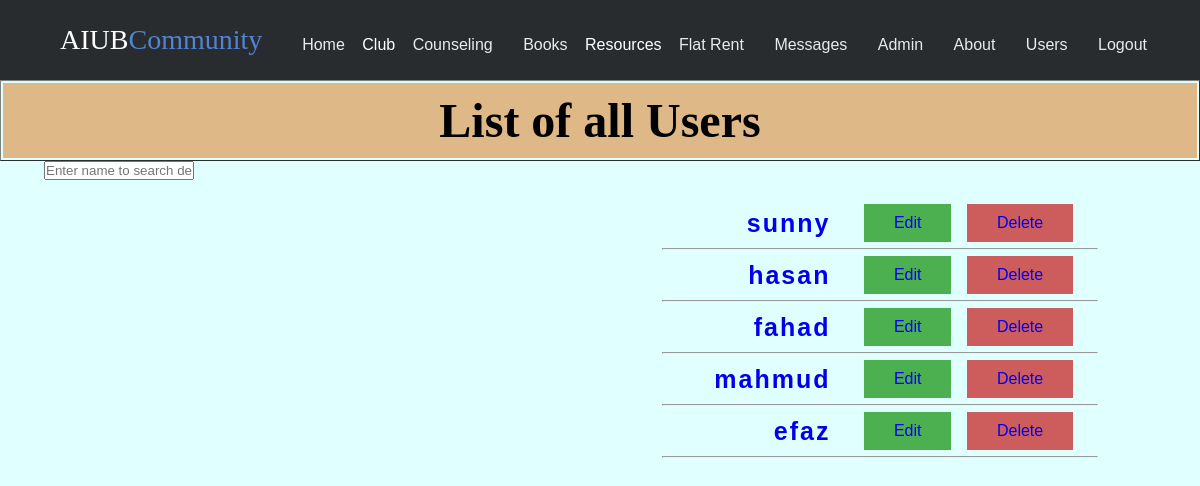
The page /App/Admin/users.php (signed in) on the database its author committed.
### tables this page shows
CREATE TABLE `registration` (
  `SL` int(255) NOT NULL,
  `Username` varchar(255) NOT NULL,
  `Name` varchar(255) NOT NULL,
  `ID` varchar(255) NOT NULL,
  `Email` varchar(255) NOT NULL,
  `Password` varchar(255) NOT NULL
);

### Library/db.php (called while the page is built)
<?php
$serverName="localhost";
$username="root";
$password="";
$databaseName="aiub community";
function executeNonQuery($query){
global $serverName,$username,$password,$databaseName;
$result=false;
$connection=mysqli_connect($serverName,$username,$password,$databaseName);
if($connection){
    $result=mysqli_query($connection,$query);
}
return $result;
}
function executeQuery($query){
    return executeNonQuery($query);
}
?>

### Data/user_data_access.php (called while the page is built, shortened)
<?php
include_once("../../Library/db.php");
function userNames()
{
$query="SELECT * FROM Registration;";
    $result=executeQuery($query);
    $userList=array();
    if($result){
       for ($i=0; $row =mysqli_fetch_assoc($result) ; $i++) {
           $userList[$i]=$row;
       }
    }
    return $userList;
}
?>

### Core/user_service.php (called while the page is built, shortened)
<?php
include_once("../../data/user_data_access.php");
function checkUserName()
{
    return userNames();
}
?>

### App/Admin/users.php (the view, shortened to what this page needs)
<?php
$uname=$_SESSION['name'];
include_once("../../core/user_service.php");
?>
<html>
<head>
  <link rel="stylesheet" href="../css/header-fixed.css">
  <link rel="stylesheet" href="../CSS/assets/css/footer.css">
</head>
<body bgcolor="LightCyan ">
  <header class="header-fixed">
    <div class="header-limiter">
      <h1 style="font-family: Snell Roundhand,cursive;"><a href="../Admin/adminhome.php" >AIUB<span>Community</span></a></h1>
      <nav>
        <a href="../Admin/adminhome.php">Home</a>
        <div class="dropdown">
          <label>Club</label>
        </div>
        <a href="../Counseling/Altruists.php">Counseling</a>
        <a href="../Book/booksnew.php">Books</a>
        <div class="dropdown">
          <label>Resources</label>
        </div>
        <a href="../Flat/flats.php">Flat Rent</a>
        <a href="../Messages/Messages.php">Messages</a>
        <a href="../Profile/Profile.php"><?=$uname?></a>
        <a href="../About/About.php">About</a>
        <?php
        if ($uname=="Admin") {
          echo "<a href=\"../Admin/users.php\">Users</a>";
        }
        ?>
        <a href="../Login/logout.php">Logout</a>
      </nav>
    </div>
  </header>
  <table align="center" border="1" width="100%" >
        <th align="center" colspan="3" style="padding-top: 10px; padding-bottom: 10px; background-color: BurlyWood;">
            <font size="8"> List of all Users</font>
        </th>
    </table>
    <form>
    <input type="text" id="searcBox" name="users" onkeyup="showUser(this.value)" placeholder="Enter name to search detailes.">
</form>
<br>
<table class="userTable">
        <?php
        $resultUsers= checkUserName();
        foreach ($resultUsers as $row)
        {
            $user=$row['Username'];
            if ($user==$uname) {
                continue;
            }
            echo "<tr align=\"center\">";
            echo "<td align=\"right\">";
            echo "<font size=\"6\" class=\"myfont\"><a style=\"text-decoration: none;\" href=\"../Messages/chatpage.php?reciever=$user\">$user</a></font>";
            echo "</td>";
            echo "<td align=\"center\">";
              echo "<button class=\"myButton\"><a  href='userEdit.php?Username=$user' style= \"text-decoration:none;\">Edit</a></button>";
              echo "</td>";
              echo "<td align=\"left\">";
              echo "<button class=\"myButton2\"><a href='userRemove.php?Username=$user' style= \"text-decoration:none;\">Delete</a></button>";
            echo "</td>";
            echo "</tr>";
            echo "<tr>";
            echo "<td colspan=\"3\">";
            echo "<hr>";
            echo "</td>";
            echo "</tr>";
        }
        ?>
</table>
  </body>
    </html>

### App/CSS/header-fixed.css (style rules this page uses)
* { margin: 0px; padding: 0px; }
.dropdown { position: relative; display: inline-block; }
.header-fixed { background-color:#292c2f; box-shadow:0 1px 1px #ccc; padding: 20px 40px; height: 80px; color: #ffffff; box-sizing: border-box; top:-100px; -webkit-transition:top 0.3s; transition:top 0.3s; }
.header-fixed .header-limiter { max-width: 1200px; text-align: center; margin: 0 auto; }
.header-fixed .header-limiter h1 { float: left; font: normal 28px Cookie, Arial, Helvetica, sans-serif; line-height: 40px; margin: 0; }
.header-fixed .header-limiter h1 span { color: #5383d3; }
.header-fixed .header-limiter a { color: #ffffff; text-decoration: none; }
.header-fixed .header-limiter nav { font:16px Arial, Helvetica, sans-serif; line-height: 40px; float: right; }
.header-fixed .header-limiter nav a { display: inline-block; padding: 5px 13px; text-decoration:none; color: #ffffff; opacity: 0.9; }

### App/Admin/users.php (style rules this page uses)
input[type=text] { width: 150px; -webkit-transition: width .35s ease-in-out; transition: width .35s ease-in-out; }
.userTable { width: 45%; float: right; padding-right: 100px; }
.userTable,th,td { border: 2px; }
.myButton { background-color: #4CAF50; border: none; color: white; padding: 10px 10px; text-align: center; text-decoration: none; display: inline-block; font-size: 16px; margin: 4px 2px; cursor: pointer; }
.myButton2 { background-color: IndianRed; border: none; color: white; padding: 10px 10px; text-align: center; text-decoration: none; display: inline-block; font-size: 16px; margin: 4px 2px; cursor: pointer; }
.myfont { font-family: "Comic Sans MS", cursive, sans-serif; font-size: 25px; letter-spacing: 2px; word-spacing: 2px; color: #58CBFF; font-weight: 700; text-decoration: none solid rgb(68, 68, 68); font-style: normal; font-variant: normal; text-transform: none; }
a { padding: 20px 20px; }

### rows shown on the page
registration: Username "sunny"
registration: Username "hasan"
registration: Username "fahad"
registration: Username "mahmud"
registration: Username "efaz"

### other values the page prints
$uname "Admin"
